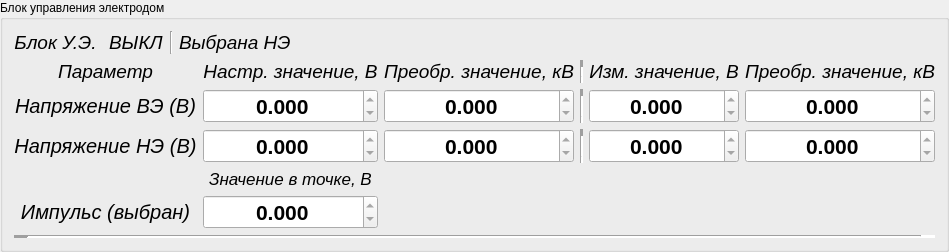
             <widget class="QGroupBox" name="groupBox_2">
              <property name="sizePolicy">
               <sizepolicy hsizetype="Minimum" vsizetype="Expanding">
                <horstretch>0</horstretch>
                <verstretch>0</verstretch>
               </sizepolicy>
              </property>
              <property name="title">
               <string>Блок управления электродом</string>
              </property>
              <layout class="QVBoxLayout" name="verticalLayout_20">
               <item>
                <layout class="QVBoxLayout" name="verticalLayout_6">
                 <item>
                  <layout class="QHBoxLayout" name="horizontalLayout_7">
                   <item>
                    <widget class="QLabel" name="label_2">
                     <property name="font">
                      <font>
                       <pointsize>14</pointsize>
                       <italic>true</italic>
                      </font>
                     </property>
                     <property name="text">
                      <string>Блок У.Э.</string>
                     </property>
                     <property name="alignment">
                      <set>Qt::AlignmentFlag::AlignCenter</set>
                     </property>
                    </widget>
                   </item>
                   <item>
                    <widget class="CircleIndicator" name="widget_5" native="true"/>
                   </item>
                   <item>
                    <widget class="QLabel" name="label_5">
                     <property name="sizePolicy">
                      <sizepolicy hsizetype="Minimum" vsizetype="Fixed">
                       <horstretch>0</horstretch>
                       <verstretch>0</verstretch>
                      </sizepolicy>
                     </property>
                     <property name="font">
                      <font>
                       <pointsize>14</pointsize>
                       <italic>true</italic>
                      </font>
                     </property>
                     <property name="text">
                      <string>ВЫКЛ</string>
                     </property>
                    </widget>
                   </item>
                   <item>
                    <widget class="Line" name="line_11">
                     <property name="orientation">
                      <enum>Qt::Orientation::Vertical</enum>
                     </property>
                    </widget>
                   </item>
                   <item>
                    <widget class="QLabel" name="label_3">
                     <property name="font">
                      <font>
                       <pointsize>14</pointsize>
                       <italic>true</italic>
                      </font>
                     </property>
                     <property name="text">
                      <string>Выбрана НЭ</string>
                     </property>
                    </widget>
                   </item>
                   <item>
                    <spacer name="horizontalSpacer_2">
                     <property name="orientation">
                      <enum>Qt::Orientation::Horizontal</enum>
                     </property>
                     <property name="sizeType">
                      <enum>QSizePolicy::Policy::Expanding</enum>
                     </property>
                     <property name="sizeHint" stdset="0">
                      <size>
                       <width>40</width>
                       <height>20</height>
                      </size>
                     </property>
                    </spacer>
                   </item>
                  </layout>
                 </item>
                 <item>
                  <layout class="QGridLayout" name="gridLayout_3">
                   <item row="1" column="1">
                    <widget class="QDoubleSpinBox" name="doubleSpinBox_11">
                     <property name="font">
                      <font>
                       <pointsize>16</pointsize>
                       <italic>false</italic>
                       <bold>true</bold>
                      </font>
                     </property>
                     <property name="alignment">
                      <set>Qt::AlignmentFlag::AlignCenter</set>
                     </property>
                     <property name="readOnly">
                      <bool>true</bool>
                     </property>
                     <property name="decimals">
                      <number>3</number>
                     </property>
                    </widget>
                   </item>
                   <item row="0" column="4">
                    <widget class="QLabel" name="label_24">
                     <property name="font">
                      <font>
                       <pointsize>14</pointsize>
                       <italic>true</italic>
                      </font>
                     </property>
                     <property name="text">
                      <string>Изм. значение, В</string>
                     </property>
                     <property name="alignment">
                      <set>Qt::AlignmentFlag::AlignCenter</set>
                     </property>
                    </widget>
                   </item>
                   <item row="0" column="3">
                    <widget class="Line" name="line">
                     <property name="lineWidth">
                      <number>7</number>
                     </property>
                     <property name="orientation">
                      <enum>Qt::Orientation::Vertical</enum>
                     </property>
                    </widget>
                   </item>
                   <item row="2" column="4">
                    <widget class="QDoubleSpinBox" name="doubleSpinBox_21">
                     <property name="font">
                      <font>
                       <pointsize>16</pointsize>
                       <italic>false</italic>
                       <bold>true</bold>
                      </font>
                     </property>
                     <property name="alignment">
                      <set>Qt::AlignmentFlag::AlignCenter</set>
                     </property>
                     <property name="readOnly">
                      <bool>true</bool>
                     </property>
                     <property name="decimals">
                      <number>3</number>
                     </property>
                    </widget>
                   </item>
                   <item row="0" column="2">
                    <widget class="QLabel" name="label_20">
                     <property name="font">
                      <font>
                       <pointsize>14</pointsize>
                       <italic>true</italic>
                      </font>
                     </property>
                     <property name="text">
                      <string>Преобр. значение, кВ</string>
                     </property>
                     <property name="alignment">
                      <set>Qt::AlignmentFlag::AlignCenter</set>
                     </property>
                    </widget>
                   </item>
                   <item row="2" column="0">
                    <widget class="QLabel" name="label_22">
                     <property name="font">
                      <font>
                       <pointsize>15</pointsize>
                       <italic>true</italic>
                      </font>
                     </property>
                     <property name="text">
                      <string>Напряжение НЭ (В)</string>
                     </property>
                     <property name="alignment">
                      <set>Qt::AlignmentFlag::AlignCenter</set>
                     </property>
                    </widget>
                   </item>
                   <item row="0" column="5">
                    <widget class="QLabel" name="label_21">
                     <property name="font">
                      <font>
                       <pointsize>14</pointsize>
                       <italic>true</italic>
                      </font>
                     </property>
                     <property name="text">
                      <string>Преобр. значение, кВ</string>
                     </property>
                     <property name="alignment">
                      <set>Qt::AlignmentFlag::AlignCenter</set>
                     </property>
                    </widget>
                   </item>
                   <item row="1" column="4">
                    <widget class="QDoubleSpinBox" name="doubleSpinBox_17">
                     <property name="font">
                      <font>
                       <pointsize>16</pointsize>
                       <italic>false</italic>
                       <bold>true</bold>
                      </font>
                     </property>
                     <property name="alignment">
                      <set>Qt::AlignmentFlag::AlignCenter</set>
                     </property>
                     <property name="readOnly">
                      <bool>true</bool>
                     </property>
                     <property name="decimals">
                      <number>3</number>
                     </property>
                    </widget>
                   </item>
                   <item row="2" column="3">
                    <widget class="Line" name="line_3">
                     <property name="lineWidth">
                      <number>7</number>
                     </property>
                     <property name="orientation">
                      <enum>Qt::Orientation::Vertical</enum>
                     </property>
                    </widget>
                   </item>
                   <item row="1" column="0">
                    <widget class="QLabel" name="label_19">
                     <property name="font">
                      <font>
                       <pointsize>15</pointsize>
                       <italic>true</italic>
                      </font>
                     </property>
                     <property name="text">
                      <string>Напряжение ВЭ (В)</string>
                     </property>
                     <property name="alignment">
                      <set>Qt::AlignmentFlag::AlignCenter</set>
                     </property>
                    </widget>
                   </item>
                   <item row="4" column="0">
                    <widget class="QLabel" name="label_15">
                     <property name="font">
                      <font>
                       <pointsize>15</pointsize>
                       <italic>true</italic>
                      </font>
                     </property>
                     <property name="text">
                      <string>Импульс (выбран)</string>
                     </property>
                     <property name="alignment">
                      <set>Qt::AlignmentFlag::AlignCenter</set>
                     </property>
                    </widget>
                   </item>
                   <item row="0" column="0">
                    <widget class="QLabel" name="label_7">
                     <property name="font">
                      <font>
                       <pointsize>14</pointsize>
                       <italic>true</italic>
                      </font>
                     </property>
                     <property name="text">
                      <string>Параметр</string>
                     </property>
                     <property name="alignment">
                      <set>Qt::AlignmentFlag::AlignCenter</set>
                     </property>
                    </widget>
                   </item>
                   <item row="1" column="3">
                    <widget class="Line" name="line_2">
                     <property name="lineWidth">
                      <number>7</number>
                     </property>
                     <property name="orientation">
                      <enum>Qt::Orientation::Vertical</enum>
                     </property>
                    </widget>
                   </item>
                   <item row="0" column="1">
                    <widget class="QLabel" name="label_23">
                     <property name="font">
                      <font>
                       <pointsize>14</pointsize>
                       <italic>true</italic>
                      </font>
                     </property>
                     <property name="text">
                      <string>Настр. значение, В</string>
                     </property>
                     <property name="alignment">
                      <set>Qt::AlignmentFlag::AlignCenter</set>
                     </property>
                    </widget>
                   </item>
                   <item row="2" column="2">
                    <widget class="QDoubleSpinBox" name="doubleSpinBox_18">
                     <property name="font">
                      <font>
                       <pointsize>16</pointsize>
                       <italic>false</italic>
                       <bold>true</bold>
                      </font>
                     </property>
                     <property name="alignment">
                      <set>Qt::AlignmentFlag::AlignCenter</set>
                     </property>
                     <property name="readOnly">
                      <bool>true</bool>
                     </property>
                     <property name="decimals">
                      <number>3</number>
                     </property>
                    </widget>
                   </item>
                   <item row="1" column="5">
                    <widget class="QDoubleSpinBox" name="doubleSpinBox_22">
                     <property name="font">
                      <font>
                       <pointsize>16</pointsize>
                       <italic>false</italic>
                       <bold>true</bold>
                      </font>
                     </property>
                     <property name="alignment">
                      <set>Qt::AlignmentFlag::AlignCenter</set>
                     </property>
                     <property name="readOnly">
                      <bool>true</bool>
                     </property>
                     <property name="decimals">
                      <number>3</number>
                     </property>
                    </widget>
                   </item>
                   <item row="4" column="1">
                    <widget class="QDoubleSpinBox" name="doubleSpinBox_2">
                     <property name="font">
                      <font>
                       <pointsize>16</pointsize>
                       <bold>true</bold>
                      </font>
                     </property>
                     <property name="alignment">
                      <set>Qt::AlignmentFlag::AlignCenter</set>
                     </property>
                     <property name="readOnly">
                      <bool>true</bool>
                     </property>
                     <property name="decimals">
                      <number>3</number>
                     </property>
                    </widget>
                   </item>
                   <item row="2" column="1">
                    <widget class="QDoubleSpinBox" name="doubleSpinBox_19">
                     <property name="font">
                      <font>
                       <pointsize>16</pointsize>
                       <bold>true</bold>
                      </font>
                     </property>
                     <property name="alignment">
                      <set>Qt::AlignmentFlag::AlignCenter</set>
                     </property>
                     <property name="readOnly">
                      <bool>true</bool>
                     </property>
                     <property name="decimals">
                      <number>3</number>
                     </property>
                    </widget>
                   </item>
                   <item row="1" column="2">
                    <widget class="QDoubleSpinBox" name="doubleSpinBox_15">
                     <property name="font">
                      <font>
                       <pointsize>16</pointsize>
                       <italic>false</italic>
                       <bold>true</bold>
                      </font>
                     </property>
                     <property name="alignment">
                      <set>Qt::AlignmentFlag::AlignCenter</set>
                     </property>
                     <property name="readOnly">
                      <bool>true</bool>
                     </property>
                     <property name="decimals">
                      <number>3</number>
                     </property>
                    </widget>
                   </item>
                   <item row="2" column="5">
                    <widget class="QDoubleSpinBox" name="doubleSpinBox_23">
                     <property name="font">
                      <font>
                       <pointsize>16</pointsize>
                       <italic>false</italic>
                       <bold>true</bold>
                      </font>
                     </property>
                     <property name="alignment">
                      <set>Qt::AlignmentFlag::AlignCenter</set>
                     </property>
                     <property name="readOnly">
                      <bool>true</bool>
                     </property>
                     <property name="decimals">
                      <number>3</number>
                     </property>
                    </widget>
                   </item>
                   <item row="3" column="1">
                    <widget class="QLabel" name="label_17">
                     <property name="font">
                      <font>
                       <pointsize>13</pointsize>
                       <italic>true</italic>
                      </font>
                     </property>
                     <property name="text">
                      <string>Значение в точке, В</string>
                     </property>
                     <property name="alignment">
                      <set>Qt::AlignmentFlag::AlignCenter</set>
                     </property>
                    </widget>
                   </item>
                  </layout>
                 </item>
                </layout>
               </item>
               <item>
                <widget class="Line" name="line_10">
                 <property name="lineWidth">
                  <number>15</number>
                 </property>
                 <property name="orientation">
                  <enum>Qt::Orientation::Horizontal</enum>
                 </property>
                </widget>
               </item>
              </layout>
             </widget>
